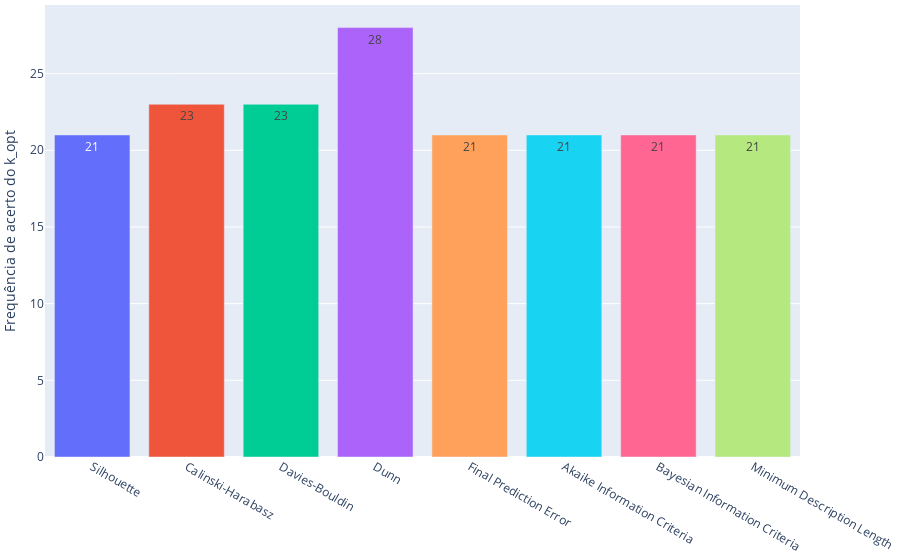
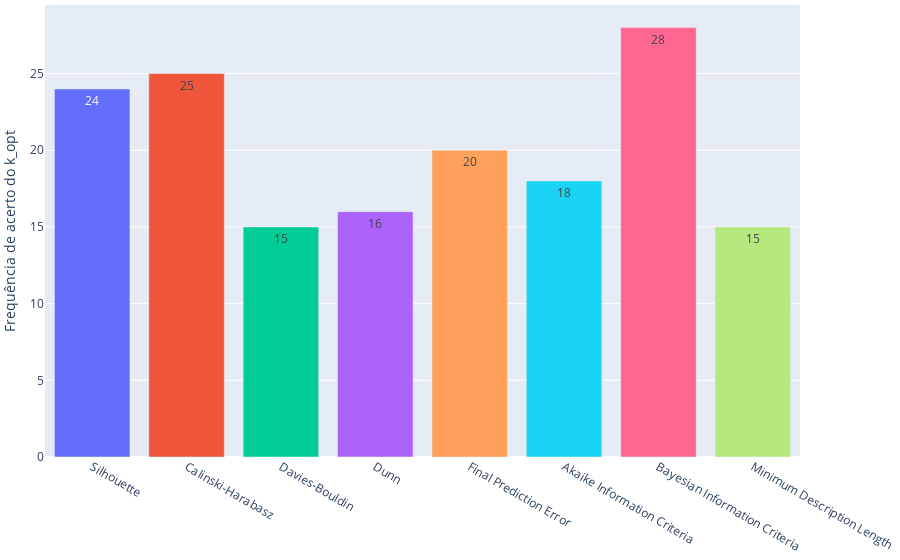
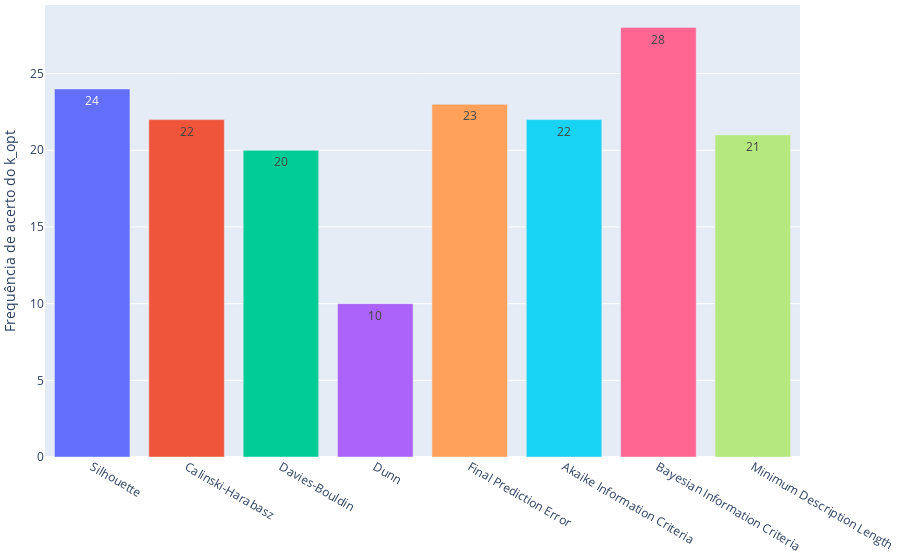
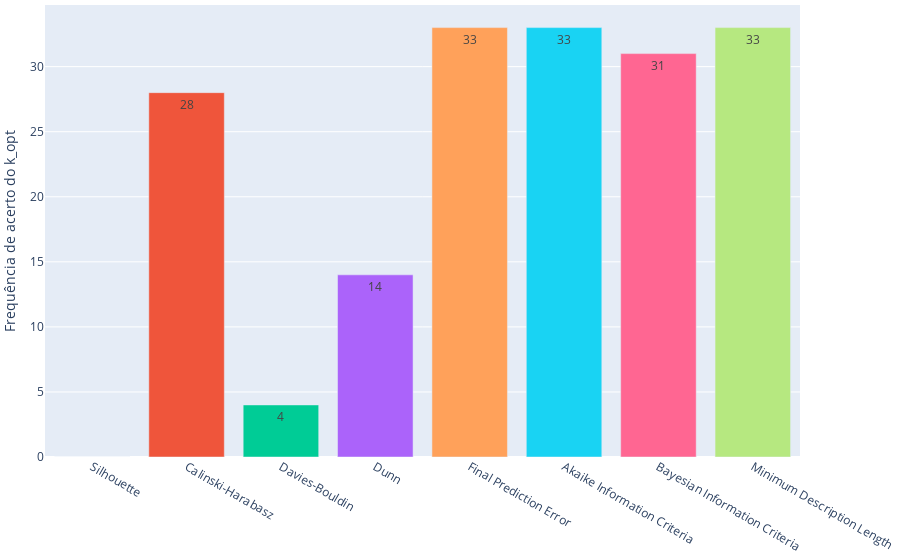

The cell these charts' notebook holds for them, in order:
### Markdown cell above
#### 2. Regional clustering analysis

### Code cell
ResultProcessor.process_results_in_multiple_datasets(ds_names, _dataframes_dict, ResultProcessor.regional_cluster_analysis)

### Figure 1 — Plotly figure (JSON) as saved in the notebook; plotly's stock layout.template omitted (floating-point values rounded to 4 significant figures)
{"data": [{"text": "21", "textposition": "auto", "type": "bar", "x": ["Silhouette"], "y": [21]}, {"text": "23", "textposition": "auto", "type": "bar", "x": ["Calinski-Harabasz"], "y": [23]}, {"text": "23", "textposition": "auto", "type": "bar", "x": ["Davies-Bouldin"], "y": [23]}, {"text": "28", "textposition": "auto", "type": "bar", "x": ["Dunn"], "y": [28]}, {"text": "21", "textposition": "auto", "type": "bar", "x": ["Final Prediction Error"], "y": [21]}, {"text": "21", "textposition": "auto", "type": "bar", "x": ["Akaike Information Criteria"], "y": [21]}, {"text": "21", "textposition": "auto", "type": "bar", "x": ["Bayesian Information Criteria"], "y": [21]}, {"text": "21", "textposition": "auto", "type": "bar", "x": ["Minimum Description Length"], "y": [21]}], "layout": {"margin": {"b": 20, "l": 20, "r": 5, "t": 5}, "showlegend": false, "yaxis": {"title": {"text": "Frequência de acerto do k_opt"}}}}

### Figure 2 — Plotly figure (JSON) as saved in the notebook; plotly's stock layout.template omitted (floating-point values rounded to 4 significant figures)
{"data": [{"text": "24", "textposition": "auto", "type": "bar", "x": ["Silhouette"], "y": [24]}, {"text": "25", "textposition": "auto", "type": "bar", "x": ["Calinski-Harabasz"], "y": [25]}, {"text": "15", "textposition": "auto", "type": "bar", "x": ["Davies-Bouldin"], "y": [15]}, {"text": "16", "textposition": "auto", "type": "bar", "x": ["Dunn"], "y": [16]}, {"text": "20", "textposition": "auto", "type": "bar", "x": ["Final Prediction Error"], "y": [20]}, {"text": "18", "textposition": "auto", "type": "bar", "x": ["Akaike Information Criteria"], "y": [18]}, {"text": "28", "textposition": "auto", "type": "bar", "x": ["Bayesian Information Criteria"], "y": [28]}, {"text": "15", "textposition": "auto", "type": "bar", "x": ["Minimum Description Length"], "y": [15]}], "layout": {"margin": {"b": 20, "l": 20, "r": 5, "t": 5}, "showlegend": false, "yaxis": {"title": {"text": "Frequência de acerto do k_opt"}}}}

### Figure 3 — Plotly figure (JSON) as saved in the notebook; plotly's stock layout.template omitted (floating-point values rounded to 4 significant figures)
{"data": [{"text": "24", "textposition": "auto", "type": "bar", "x": ["Silhouette"], "y": [24]}, {"text": "22", "textposition": "auto", "type": "bar", "x": ["Calinski-Harabasz"], "y": [22]}, {"text": "20", "textposition": "auto", "type": "bar", "x": ["Davies-Bouldin"], "y": [20]}, {"text": "10", "textposition": "auto", "type": "bar", "x": ["Dunn"], "y": [10]}, {"text": "23", "textposition": "auto", "type": "bar", "x": ["Final Prediction Error"], "y": [23]}, {"text": "22", "textposition": "auto", "type": "bar", "x": ["Akaike Information Criteria"], "y": [22]}, {"text": "28", "textposition": "auto", "type": "bar", "x": ["Bayesian Information Criteria"], "y": [28]}, {"text": "21", "textposition": "auto", "type": "bar", "x": ["Minimum Description Length"], "y": [21]}], "layout": {"margin": {"b": 20, "l": 20, "r": 5, "t": 5}, "showlegend": false, "yaxis": {"title": {"text": "Frequência de acerto do k_opt"}}}}

### Figure 4 — Plotly figure (JSON) as saved in the notebook; plotly's stock layout.template omitted (floating-point values rounded to 4 significant figures)
{"data": [{"text": "0", "textposition": "auto", "type": "bar", "x": ["Silhouette"], "y": [0]}, {"text": "28", "textposition": "auto", "type": "bar", "x": ["Calinski-Harabasz"], "y": [28]}, {"text": "4", "textposition": "auto", "type": "bar", "x": ["Davies-Bouldin"], "y": [4]}, {"text": "14", "textposition": "auto", "type": "bar", "x": ["Dunn"], "y": [14]}, {"text": "33", "textposition": "auto", "type": "bar", "x": ["Final Prediction Error"], "y": [33]}, {"text": "33", "textposition": "auto", "type": "bar", "x": ["Akaike Information Criteria"], "y": [33]}, {"text": "31", "textposition": "auto", "type": "bar", "x": ["Bayesian Information Criteria"], "y": [31]}, {"text": "33", "textposition": "auto", "type": "bar", "x": ["Minimum Description Length"], "y": [33]}], "layout": {"margin": {"b": 20, "l": 20, "r": 5, "t": 5}, "showlegend": false, "yaxis": {"title": {"text": "Frequência de acerto do k_opt"}}}}
